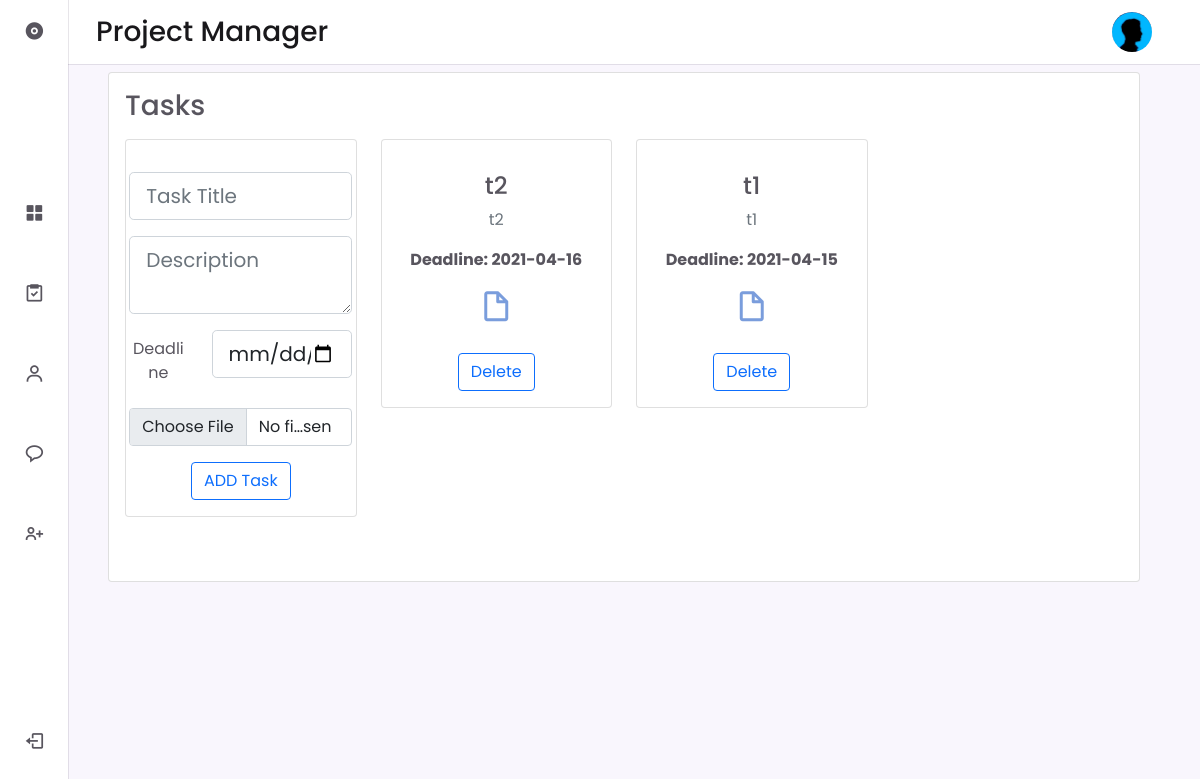
The app's page /task/1 (signed in) with its own data.
### managment/models.py (models this page shows, shortened)
class Task(db.Model):
    id = db.Column(db.Integer, primary_key=True)
    title = db.Column(db.String(100), nullable=False)
    date_posted = db.Column(db.DateTime, nullable=False, default=datetime.utcnow)
    deadline = db.Column(db.DateTime, nullable=True)
    content = db.Column(db.Text, nullable=False)
    task_file = db.Column(db.String(20))
    project_id = db.Column(db.Integer, db.ForeignKey('project.id',ondelete='CASCADE'), nullable=False)

### managment/routes.py (the view, shortened to what this page needs)
@app.route("/task")
@app.route("/task/<int:project_id>",methods=['GET', 'POST'])
@login_required
def task( project_id = None):
    session['project_id'] = project_id
    tasks = Task.query.filter(Task.project_id == project_id)
    form = TaskForm()
    return render_template('task.html', form=form, tasks=tasks, project_id=project_id)

### managment/form.py
class TaskForm(FlaskForm):
    title = StringField('Task Title', validators=[DataRequired()])
    content = TextAreaField('Description', validators=[DataRequired()])
    deadline = DateField('Deadline',validators=[DataRequired()])
    task_file = FileField('task file', validators=[DataRequired(),FileAllowed(['txt', 'pdf'])])
    submit = SubmitField('ADD Task')

### managment/models.py (called while the page is built)
@login_manager.user_loader
def load_user(user_id):
    return User.query.get(int(user_id))

### managment/templates/task.html (shortened to what this page needs)
{% extends 'layout.html' %}
{% block body %}
{% if project_id %}
<div class="container">
    <div class="card mb-3">
        <div class="card-body">
            <div class="row gutters-sm">
                <h3 class=" text mb-3">Tasks</h3>
                <div class="col-md-3 mb-5">
                    <div class="card">
                        <div class="card-body">
                            <div class="d-flex flex-column align-items-center text-center">
                                <div class="mt-3">
                                    <form method="POST" action="" enctype="multipart/form-data">
                                        <div class="form-group">
                                            {% if form.title.errors %}
                                            {{ form.title(placeholder=form.title.label.text,class="form-control
                                            form-control-lg is-invalid") }}
                                            <div class="invalid-feedback">
                                                {% for error in form.title.errors %}
                                                <span>{{ error }}</span>
                                                {% endfor %}
                                            </div>
                                            {% else %}
                                            {{ form.title(placeholder=form.title.label.text,class="form-control
                                            form-control-lg") }}
                                            {% endif %}
                                        </div>
                                        <div class="mt-3">
                                            <div class="form-group">
                                                {% if form.content.errors %}
                                                {{ form.content(placeholder=form.content.label.text, class="form-control
                                                form-control-lg is-invalid") }}
                                                <div class="invalid-feedback">
                                                    {% for error in form.content.errors %}
                                                    <span>{{ error }}</span>
                                                    {% endfor %}
                                                </div>
                                                {% else %}
                                                {{ form.content(placeholder=form.content.label.text, class="form-control
                                                form-control-lg") }}
                                                {% endif %}
                                            </div>
                                        </div>
                                        <div class="form-group row mt-3">
                                            <label for="example-date-input"
                                                class="col-4 col-form-label">Deadline</label>
                                            <div class="col-8">
                                                {{ form.deadline(class="form-control form-control-lg") }}
                                            </div>
                                        </div>
                                        <div class="input-group mt-3">
                                            {{ form.task_file(class="font-size-sm form-control") }}
                                        </div>
                                        <div class="mt-3">
                                            {{ form.submit(class="btn btn-outline-primary") }}
                                        </div>
                                    </form>
                                </div>
                            </div>
                        </div>
                    </div>
                </div>
                {% for task in tasks %}
                <div class="col-md-3 mb-5">
                    <div class="card">
                        <div class="card-body">
                            <div class="d-flex flex-column align-items-center text-center">
                                <div class="mt-3">
                                    <h4>{{task.title}}</h4>
                                    <p class="text-muted font-size-sm">{{ task.content }}</p>
                                    <p><b>Deadline: {{ task.deadline.strftime('%Y-%m-%d') }} </b></p>
                                    <div class="mt-3">
                                        <a href="{{url_for('static',filename='task_file/'+ task.task_file)}}"><i
                                                class='bx bx-file-blank bx-md'
                                                style='color:rgba(72,121,207,0.73)'></i></a>
                                    </div>
                                </div>
                                <div class="mt-4  gap-4">
                                    <form action="{{ url_for('delete_task',task_id=task.id) }}" method="POST">
                                        <button class="btn btn-outline-primary">Delete</button>
                                    </form>
                                </div>
                            </div>
                        </div>
                    </div>
                </div>
            {% endfor %}
        </div>
        </div>
    </div>
</div>
{% endif %}
{% endblock body %}

### managment/static/assets/css/styles.css (style rules this page uses)
:root { --header-height: 3.5rem; --nav-width: 219px; --first-color: #6923D0; --first-color-light: #F4F0FA; --title-color: #19181B; --text-color: #58555E; --text-color-light: #A5A1AA; --body-color: #F9F6FD; --container-color: #FFFFFF; --body-font: 'Poppins', sans-serif; --normal-font-size: .938rem; --small-font-size: .75rem; --smaller-font-size: .75rem; --font-medium: 500; --font-semi-bold: 600; --z-fixed: 100; }
@media screen and (min-width: 1024px) { :root { --normal-font-size: 1rem; --small-font-size: .875rem; --smaller-font-size: .813rem; } }
body { margin: var(--header-height) 0 0 0; padding: 1rem 1rem 0; font-family: var(--body-font); font-size: var(--normal-font-size); background-color: var(--body-color); color: var(--text-color); }
h3 { margin: 0; }
a { text-decoration: none; }
@media screen and (min-width: 768px) { body { padding: 1rem 3rem 0 6rem; } }

### records on screen
Task: title "t2", content "t2", deadline "2021-04-16"
Task: title "t1", content "t1", deadline "2021-04-15"
